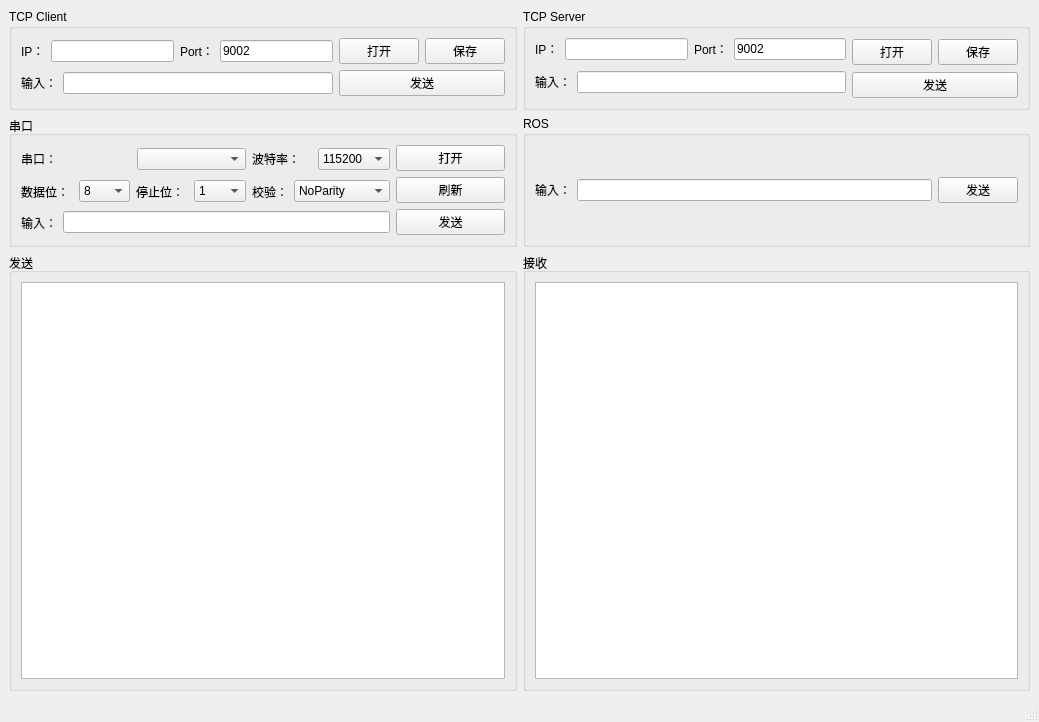
<?xml version="1.0" encoding="UTF-8"?>
<ui version="4.0">
 <class>MainWindow</class>
 <widget class="QMainWindow" name="MainWindow">
  <property name="geometry">
   <rect>
    <x>0</x>
    <y>0</y>
    <width>1039</width>
    <height>722</height>
   </rect>
  </property>
  <property name="windowTitle">
   <string>MainWindow</string>
  </property>
  <widget class="QWidget" name="centralwidget">
   <layout class="QGridLayout" name="gridLayout_5">
    <item row="0" column="0">
     <widget class="QGroupBox" name="groupBox_4">
      <property name="title">
       <string>TCP Client</string>
      </property>
      <layout class="QGridLayout" name="gridLayout">
       <item row="0" column="0">
        <layout class="QHBoxLayout" name="horizontalLayout_13">
         <item>
          <widget class="QLabel" name="label_11">
           <property name="text">
            <string>IP：</string>
           </property>
          </widget>
         </item>
         <item>
          <widget class="QLineEdit" name="lineEdit_tcpClien_ip"/>
         </item>
        </layout>
       </item>
       <item row="0" column="1">
        <layout class="QHBoxLayout" name="horizontalLayout_9">
         <item>
          <widget class="QLabel" name="label_7">
           <property name="text">
            <string>Port：</string>
           </property>
          </widget>
         </item>
         <item>
          <widget class="QLineEdit" name="lineEdit_tcpClien_port">
           <property name="text">
            <string>9002</string>
           </property>
          </widget>
         </item>
        </layout>
       </item>
       <item row="0" column="2">
        <widget class="QPushButton" name="pushButton_tcpClien_open">
         <property name="text">
          <string>打开</string>
         </property>
        </widget>
       </item>
       <item row="0" column="3">
        <widget class="QPushButton" name="pushButton_tcpClien_save">
         <property name="text">
          <string>保存</string>
         </property>
        </widget>
       </item>
       <item row="1" column="0" colspan="2">
        <layout class="QHBoxLayout" name="horizontalLayout_12">
         <item>
          <widget class="QLabel" name="label_10">
           <property name="text">
            <string>输入：</string>
           </property>
          </widget>
         </item>
         <item>
          <widget class="QLineEdit" name="lineEdit_tcpClien_input"/>
         </item>
        </layout>
       </item>
       <item row="1" column="2" colspan="2">
        <widget class="QPushButton" name="pushButton_tcpClien_send">
         <property name="text">
          <string>发送</string>
         </property>
        </widget>
       </item>
      </layout>
     </widget>
    </item>
    <item row="0" column="1">
     <widget class="QGroupBox" name="groupBox_5">
      <property name="title">
       <string>TCP Server</string>
      </property>
      <layout class="QGridLayout" name="gridLayout_4">
       <item row="0" column="0">
        <layout class="QHBoxLayout" name="horizontalLayout_14">
         <item>
          <widget class="QLabel" name="label_12">
           <property name="text">
            <string>IP：</string>
           </property>
          </widget>
         </item>
         <item>
          <widget class="QLineEdit" name="lineEdit_tcpServer_ip"/>
         </item>
        </layout>
       </item>
       <item row="0" column="1">
        <layout class="QHBoxLayout" name="horizontalLayout_11">
         <item>
          <widget class="QLabel" name="label_8">
           <property name="text">
            <string>Port：</string>
           </property>
          </widget>
         </item>
         <item>
          <widget class="QLineEdit" name="lineEdit_tcpServer_port">
           <property name="text">
            <string>9002</string>
           </property>
          </widget>
         </item>
        </layout>
       </item>
       <item row="0" column="2" rowspan="2">
        <layout class="QHBoxLayout" name="horizontalLayout_15">
         <item>
          <widget class="QPushButton" name="pushButton_tcpServer_open">
           <property name="text">
            <string>打开</string>
           </property>
          </widget>
         </item>
         <item>
          <widget class="QPushButton" name="pushButton_tcpServer_save">
           <property name="text">
            <string>保存</string>
           </property>
          </widget>
         </item>
        </layout>
       </item>
       <item row="1" column="0" rowspan="2" colspan="2">
        <layout class="QHBoxLayout" name="horizontalLayout_16">
         <item>
          <widget class="QLabel" name="label_13">
           <property name="text">
            <string>输入：</string>
           </property>
          </widget>
         </item>
         <item>
          <widget class="QLineEdit" name="lineEdit_tcpServer_input"/>
         </item>
        </layout>
       </item>
       <item row="2" column="2">
        <widget class="QPushButton" name="pushButton_tcpServer_send">
         <property name="text">
          <string>发送</string>
         </property>
        </widget>
       </item>
      </layout>
     </widget>
    </item>
    <item row="1" column="0">
     <widget class="QGroupBox" name="groupBox_3">
      <property name="title">
       <string>串口</string>
      </property>
      <layout class="QGridLayout" name="gridLayout_3">
       <item row="0" column="2">
        <layout class="QHBoxLayout" name="horizontalLayout_6">
         <item>
          <widget class="QLabel" name="label_5">
           <property name="text">
            <string>波特率：</string>
           </property>
          </widget>
         </item>
         <item>
          <widget class="QComboBox" name="comboBox_baudRate">
           <item>
            <property name="text">
             <string>115200</string>
            </property>
           </item>
          </widget>
         </item>
        </layout>
       </item>
       <item row="0" column="3" rowspan="3">
        <layout class="QVBoxLayout" name="verticalLayout">
         <item>
          <widget class="QPushButton" name="pushButton_serial_open">
           <property name="text">
            <string>打开</string>
           </property>
          </widget>
         </item>
         <item>
          <widget class="QPushButton" name="pushButton_serial_reload">
           <property name="text">
            <string>刷新</string>
           </property>
          </widget>
         </item>
         <item>
          <widget class="QPushButton" name="pushButton_serial_send">
           <property name="text">
            <string>发送</string>
           </property>
          </widget>
         </item>
        </layout>
       </item>
       <item row="1" column="0">
        <layout class="QHBoxLayout" name="horizontalLayout_5">
         <item>
          <widget class="QLabel" name="label_4">
           <property name="text">
            <string>数据位：</string>
           </property>
          </widget>
         </item>
         <item>
          <widget class="QComboBox" name="comboBox_dataBit">
           <item>
            <property name="text">
             <string>8</string>
            </property>
           </item>
           <item>
            <property name="text">
             <string>5</string>
            </property>
           </item>
           <item>
            <property name="text">
             <string>6</string>
            </property>
           </item>
           <item>
            <property name="text">
             <string>7</string>
            </property>
           </item>
           <item>
            <property name="text">
             <string>-1</string>
            </property>
           </item>
          </widget>
         </item>
        </layout>
       </item>
       <item row="1" column="1">
        <layout class="QHBoxLayout" name="horizontalLayout_4">
         <item>
          <widget class="QLabel" name="label_3">
           <property name="text">
            <string>停止位：</string>
           </property>
          </widget>
         </item>
         <item>
          <widget class="QComboBox" name="comboBox_stopBit">
           <item>
            <property name="text">
             <string>1</string>
            </property>
           </item>
           <item>
            <property name="text">
             <string>2</string>
            </property>
           </item>
           <item>
            <property name="text">
             <string>3</string>
            </property>
           </item>
           <item>
            <property name="text">
             <string>-1</string>
            </property>
           </item>
          </widget>
         </item>
        </layout>
       </item>
       <item row="2" column="0" colspan="3">
        <layout class="QHBoxLayout" name="horizontalLayout_7">
         <item>
          <widget class="QLabel" name="label_6">
           <property name="text">
            <string>输入：</string>
           </property>
          </widget>
         </item>
         <item>
          <widget class="QLineEdit" name="lineEdit_serial_input"/>
         </item>
        </layout>
       </item>
       <item row="0" column="0" colspan="2">
        <layout class="QHBoxLayout" name="horizontalLayout_2">
         <item>
          <widget class="QLabel" name="label">
           <property name="text">
            <string>串口：</string>
           </property>
          </widget>
         </item>
         <item>
          <widget class="QComboBox" name="comboBox_serialName"/>
         </item>
        </layout>
       </item>
       <item row="1" column="2">
        <layout class="QHBoxLayout" name="horizontalLayout_3">
         <item>
          <widget class="QLabel" name="label_2">
           <property name="text">
            <string>校验：</string>
           </property>
          </widget>
         </item>
         <item>
          <widget class="QComboBox" name="comboBox_checkBit">
           <item>
            <property name="text">
             <string>NoParity</string>
            </property>
           </item>
           <item>
            <property name="text">
             <string>EvenParity</string>
            </property>
           </item>
           <item>
            <property name="text">
             <string>OddParity</string>
            </property>
           </item>
           <item>
            <property name="text">
             <string>SpaceParity</string>
            </property>
           </item>
           <item>
            <property name="text">
             <string>MarkParity</string>
            </property>
           </item>
           <item>
            <property name="text">
             <string>Unknown</string>
            </property>
           </item>
          </widget>
         </item>
        </layout>
       </item>
      </layout>
     </widget>
    </item>
    <item row="1" column="1">
     <widget class="QGroupBox" name="groupBox_6">
      <property name="title">
       <string>ROS</string>
      </property>
      <layout class="QGridLayout" name="gridLayout_8">
       <item row="0" column="0">
        <layout class="QGridLayout" name="gridLayout_6">
         <item row="0" column="0">
          <layout class="QGridLayout" name="gridLayout_7">
           <item row="0" column="0">
            <widget class="QLabel" name="label_15">
             <property name="text">
              <string>输入：</string>
             </property>
            </widget>
           </item>
           <item row="0" column="1">
            <widget class="QLineEdit" name="lineEdit_ros_input"/>
           </item>
          </layout>
         </item>
         <item row="0" column="1">
          <widget class="QPushButton" name="pushButton_ros_send">
           <property name="text">
            <string>发送</string>
           </property>
          </widget>
         </item>
        </layout>
       </item>
      </layout>
     </widget>
    </item>
    <item row="2" column="0" colspan="2">
     <layout class="QHBoxLayout" name="horizontalLayout">
      <item>
       <widget class="QGroupBox" name="groupBox_2">
        <property name="title">
         <string>发送</string>
        </property>
        <layout class="QGridLayout" name="gridLayout_2">
         <item row="0" column="0">
          <widget class="QTextEdit" name="textEdit_send"/>
         </item>
        </layout>
       </widget>
      </item>
      <item>
       <widget class="QGroupBox" name="groupBox">
        <property name="title">
         <string>接收</string>
        </property>
        <layout class="QHBoxLayout" name="horizontalLayout_8">
         <item>
          <widget class="QTextEdit" name="textEdit_sub"/>
         </item>
        </layout>
       </widget>
      </item>
     </layout>
    </item>
   </layout>
  </widget>
  <widget class="QMenuBar" name="menubar">
   <property name="geometry">
    <rect>
     <x>0</x>
     <y>0</y>
     <width>1039</width>
     <height>27</height>
    </rect>
   </property>
  </widget>
  <widget class="QStatusBar" name="statusbar"/>
 </widget>
 <resources/>
 <connections/>
</ui>
